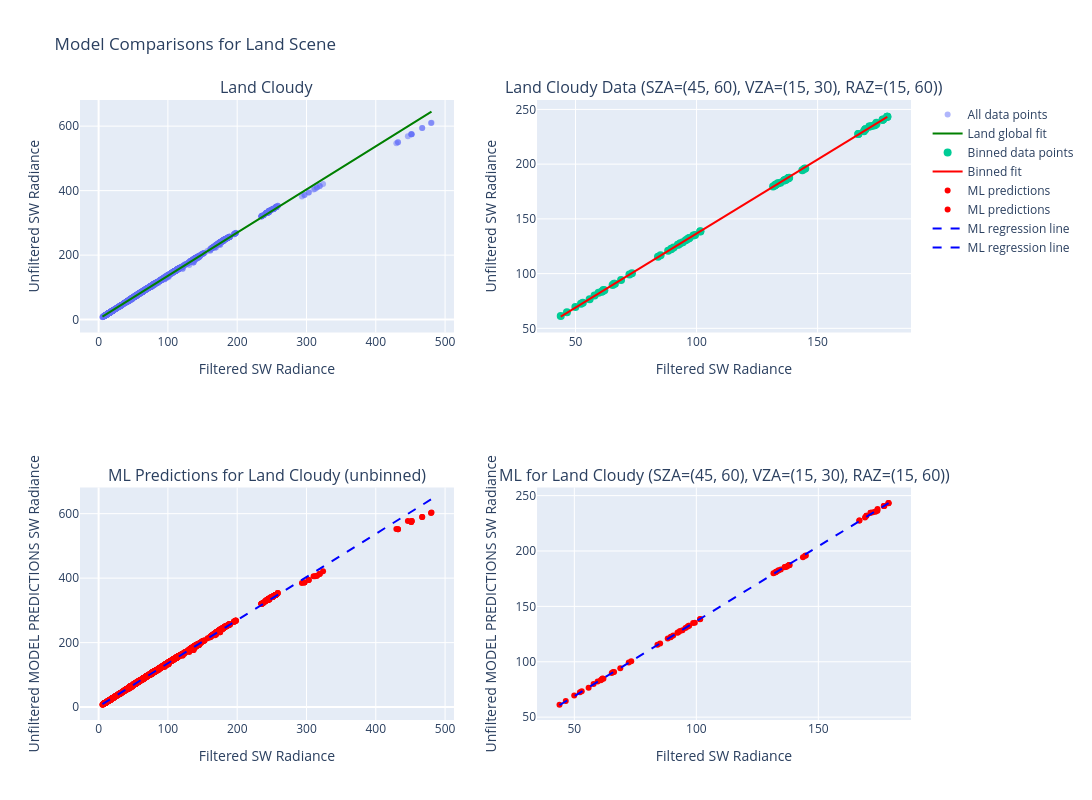

Notebook code for this chart:
### Code cell
compare_global_vs_bin_fit_interactive(
    land_cloudy,
    scene="Land",
    sza_range=(45,60),
    vza_range=(15,30),
    raz_range=(15,60),
    degree=1,
    ml_model=test_model,
    name="Land Cloudy"
)

### Figure 1 — Plotly figure (JSON) as saved in the notebook; plotly's stock layout.template omitted (floating-point values rounded to 4 significant figures; data arrays with more than 128 entries replaced by an {"elided": "..."} marker saying what was removed)
{"data": [{"hovertemplate": "Filtered SW: %{x:.2f}<br>Unfiltered SW: %{y:.2f}", "marker": {"opacity": 0.5, "size": 6}, "mode": "markers", "name": "All data points", "type": "scatter", "x": {"elided": "2520 float values"}, "xaxis": "x", "y": {"elided": "2520 float values"}, "yaxis": "y"}, {"line": {"color": "green", "width": 2}, "mode": "lines", "name": "Land global fit", "type": "scatter", "x": {"elided": "2520 float values"}, "xaxis": "x", "y": {"elided": "2520 float values"}, "yaxis": "y"}, {"hovertemplate": "Filtered SW: %{x:.2f}<br>Unfiltered SW: %{y:.2f}", "marker": {"size": 8}, "mode": "markers", "name": "Binned data points", "type": "scatter", "x": [61.17, 92.26, 133.6, 171.4, 53.03, 88.27, 132.6, 171.4, 61.91, 92.62, 136.2, 174.3, 43.91, 84.06, 137.7, 178.8, 46.48, 85.15, 138.0, 178.8, 55.84, 89.47, 144.6, 178.8, 65.34, 96.84, 133.5, 169.7, 57.89, 93.3, 132.7, 169.7, 66.28, 97.05, 136.2, 172.4, 49.94, 89.56, 138.0, 176.8, 52.28, 90.52, 138.2, 176.8, 60.83, 94.32, 144.9, 177.1, 72.28, 101.6, 132.3, 166.8, 65.91, 98.68, 131.6, 166.8, 73.32, 101.5, 134.6, 169.1, 59.53, 95.54, 136.9, 173.5, 61.52, 96.33, 137.1, 173.5, 68.83, 99.38, 143.7, 174.2], "xaxis": "x2", "y": [83.96, 126.2, 182.4, 234.4, 73.27, 121.0, 181.2, 234.4, 84.74, 126.5, 185.3, 237.7, 61.38, 115.3, 187.0, 243.4, 64.64, 116.7, 187.4, 243.4, 76.53, 122.2, 195.7, 243.3, 89.69, 132.3, 182.3, 231.8, 79.9, 127.7, 181.2, 231.8, 90.73, 132.4, 185.1, 234.9, 69.52, 122.6, 187.3, 240.5, 72.49, 123.9, 187.6, 240.5, 83.34, 128.6, 196.0, 240.7, 99.16, 138.7, 180.5, 227.4, 90.78, 134.8, 179.6, 227.4, 100.3, 138.4, 183.0, 230.1, 82.42, 130.6, 185.7, 235.6, 84.95, 131.6, 185.9, 235.6, 94.21, 135.4, 194.3, 236.4], "yaxis": "y2"}, {"line": {"color": "red", "width": 2}, "mode": "lines", "name": "Binned fit", "type": "scatter", "x": [43.91, 46.48, 49.94, 52.28, 53.03, 55.84, 57.89, 59.53, 60.83, 61.17, 61.52, 61.91, 65.34, 65.91, 66.28, 68.83, 72.28, 73.32, 84.06, 85.15, 88.27, 89.47, 89.56, 90.52, 92.26, 92.62, 93.3, 94.32, 95.54, 96.33, 96.84, 97.05, 98.68, 99.38, 101.5, 101.6, 131.6, 132.3, 132.6, 132.7, 133.5, 133.6, 134.6, 136.2, 136.2, 136.9, 137.1, 137.7, 138.0, 138.0, 138.2, 143.7, 144.6, 144.9, 166.8, 166.8, 169.1, 169.7, 169.7, 171.4, 171.4, 172.4, 173.5, 173.5, 174.2, 174.3, 176.8, 176.8, 177.1, 178.8, 178.8, 178.8], "xaxis": "x2", "y": [60.77, 64.24, 68.92, 72.08, 73.1, 76.9, 79.66, 81.88, 83.64, 84.1, 84.57, 85.11, 89.73, 90.51, 91.01, 94.46, 99.13, 100.5, 115.1, 116.5, 120.7, 122.4, 122.5, 123.8, 126.1, 126.6, 127.5, 128.9, 130.6, 131.6, 132.3, 132.6, 134.8, 135.8, 138.7, 138.7, 179.3, 180.3, 180.7, 180.8, 182.0, 182.0, 183.4, 185.5, 185.6, 186.5, 186.7, 187.6, 188.0, 188.0, 188.3, 195.7, 196.9, 197.3, 226.9, 226.9, 230.1, 230.8, 230.8, 233.2, 233.2, 234.5, 236.0, 236.0, 237.0, 237.0, 240.5, 240.5, 240.8, 243.1, 243.1, 243.1], "yaxis": "y2"}, {"hovertemplate": "Filtered SW: %{x:.2f}<br>Predicted: %{y:.2f}", "marker": {"color": "red", "size": 6}, "mode": "markers", "name": "ML predictions", "type": "scatter", "x": {"elided": "2520 float values"}, "xaxis": "x3", "y": {"elided": "2520 float values"}, "yaxis": "y3"}, {"hovertemplate": "Filtered SW: %{x:.2f}<br>Predicted: %{y:.2f}", "marker": {"color": "red", "size": 6}, "mode": "markers", "name": "ML predictions", "type": "scatter", "x": [61.17, 92.26, 133.6, 171.4, 53.03, 88.27, 132.6, 171.4, 61.91, 92.62, 136.2, 174.3, 43.91, 84.06, 137.7, 178.8, 46.48, 85.15, 138.0, 178.8, 55.84, 89.47, 144.6, 178.8, 65.34, 96.84, 133.5, 169.7, 57.89, 93.3, 132.7, 169.7, 66.28, 97.05, 136.2, 172.4, 49.94, 89.56, 138.0, 176.8, 52.28, 90.52, 138.2, 176.8, 60.83, 94.32, 144.9, 177.1, 72.28, 101.6, 132.3, 166.8, 65.91, 98.68, 131.6, 166.8, 73.32, 101.5, 134.6, 169.1, 59.53, 95.54, 136.9, 173.5, 61.52, 96.33, 137.1, 173.5, 68.83, 99.38, 143.7, 174.2], "xaxis": "x4", "y": [84.07, 126.3, 182.4, 234.6, 73.42, 120.9, 181.1, 234.6, 84.78, 126.6, 185.4, 237.8, 61.31, 115.4, 187.0, 243.4, 64.65, 116.5, 187.1, 243.4, 76.5, 122.2, 195.6, 243.2, 89.77, 132.5, 182.4, 231.8, 80.02, 127.7, 181.2, 231.8, 90.83, 132.6, 185.3, 234.9, 69.5, 122.6, 187.3, 240.6, 72.48, 123.8, 187.4, 240.6, 83.27, 128.6, 196.0, 240.7, 99.28, 138.7, 180.7, 227.5, 90.78, 134.9, 179.8, 227.5, 100.6, 138.3, 183.3, 230.2, 82.2, 130.5, 185.8, 235.6, 84.88, 131.6, 186.0, 235.6, 94.15, 135.2, 194.4, 236.3], "yaxis": "y4"}, {"line": {"color": "blue", "dash": "dash", "width": 2}, "mode": "lines", "name": "ML regression line", "type": "scatter", "x": {"elided": "2520 float values"}, "xaxis": "x3", "y": {"elided": "2520 float values"}, "yaxis": "y3"}, {"line": {"color": "blue", "dash": "dash", "width": 2}, "mode": "lines", "name": "ML regression line", "type": "scatter", "x": [43.91, 46.48, 49.94, 52.28, 53.03, 55.84, 57.89, 59.53, 60.83, 61.17, 61.52, 61.91, 65.34, 65.91, 66.28, 68.83, 72.28, 73.32, 84.06, 85.15, 88.27, 89.47, 89.56, 90.52, 92.26, 92.62, 93.3, 94.32, 95.54, 96.33, 96.84, 97.05, 98.68, 99.38, 101.5, 101.6, 131.6, 132.3, 132.6, 132.7, 133.5, 133.6, 134.6, 136.2, 136.2, 136.9, 137.1, 137.7, 138.0, 138.0, 138.2, 143.7, 144.6, 144.9, 166.8, 166.8, 169.1, 169.7, 169.7, 171.4, 171.4, 172.4, 173.5, 173.5, 174.2, 174.3, 176.8, 176.8, 177.1, 178.8, 178.8, 178.8], "xaxis": "x4", "y": [60.77, 64.24, 68.92, 72.08, 73.1, 76.9, 79.66, 81.89, 83.65, 84.1, 84.58, 85.11, 89.74, 90.51, 91.01, 94.47, 99.13, 100.5, 115.1, 116.5, 120.8, 122.4, 122.5, 123.8, 126.2, 126.6, 127.6, 128.9, 130.6, 131.7, 132.3, 132.6, 134.8, 135.8, 138.7, 138.8, 179.4, 180.3, 180.7, 180.9, 182.0, 182.0, 183.5, 185.6, 185.6, 186.5, 186.8, 187.7, 188.0, 188.0, 188.4, 195.7, 196.9, 197.3, 227.0, 227.0, 230.1, 230.9, 230.9, 233.2, 233.2, 234.5, 236.1, 236.1, 237.0, 237.1, 240.6, 240.6, 240.8, 243.1, 243.1, 243.2], "yaxis": "y4"}], "layout": {"annotations": [{"font": {"size": 16}, "showarrow": false, "text": "Land Cloudy", "x": 0.225, "xanchor": "center", "xref": "paper", "y": 1, "yanchor": "bottom", "yref": "paper"}, {"font": {"size": 16}, "showarrow": false, "text": "Land Cloudy Data (SZA=(45, 60), VZA=(15, 30), RAZ=(15, 60))", "x": 0.775, "xanchor": "center", "xref": "paper", "y": 1, "yanchor": "bottom", "yref": "paper"}, {"font": {"size": 16}, "showarrow": false, "text": "ML Predictions for Land Cloudy (unbinned)", "x": 0.225, "xanchor": "center", "xref": "paper", "y": 0.375, "yanchor": "bottom", "yref": "paper"}, {"font": {"size": 16}, "showarrow": false, "text": "ML for Land Cloudy (SZA=(45, 60), VZA=(15, 30), RAZ=(15, 60))", "x": 0.775, "xanchor": "center", "xref": "paper", "y": 0.375, "yanchor": "bottom", "yref": "paper"}], "height": 800, "showlegend": true, "title": {"text": "Model Comparisons for Land Scene"}, "width": 1200, "xaxis": {"anchor": "y", "domain": [0, 0.45], "title": {"text": "Filtered SW Radiance"}}, "xaxis2": {"anchor": "y2", "domain": [0.55, 1], "title": {"text": "Filtered SW Radiance"}}, "xaxis3": {"anchor": "y3", "domain": [0, 0.45], "title": {"text": "Filtered SW Radiance"}}, "xaxis4": {"anchor": "y4", "domain": [0.55, 1], "title": {"text": "Filtered SW Radiance"}}, "yaxis": {"anchor": "x", "domain": [0.625, 1], "title": {"text": "Unfiltered SW Radiance"}}, "yaxis2": {"anchor": "x2", "domain": [0.625, 1], "title": {"text": "Unfiltered SW Radiance"}}, "yaxis3": {"anchor": "x3", "domain": [0, 0.375], "title": {"text": "Unfiltered MODEL PREDICTIONS SW Radiance"}}, "yaxis4": {"anchor": "x4", "domain": [0, 0.375], "title": {"text": "Unfiltered MODEL PREDICTIONS SW Radiance"}}}}
